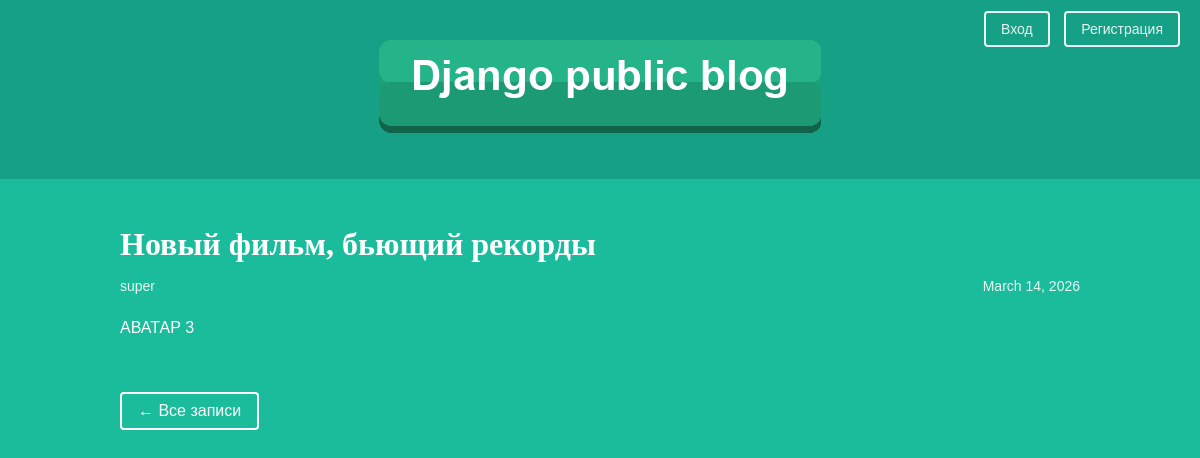
/article/10/, run on the app's committed database.
### articles/models.py (models this page shows, shortened)
class Article(models.Model):
    title = models.CharField(max_length=200, unique=True)
    author = models.ForeignKey(User, on_delete=models.CASCADE)
    text = models.TextField()
    created_date = models.DateField(auto_now_add=True)
    class Meta:
        verbose_name = "Статья"
        verbose_name_plural = "Статьи"

### articles/views.py (the view)
# urls.py: path('article/<int:article_id>/', views.get_article, name='get_article'),
def get_article(request, article_id):
    post = get_object_or_404(Article, id=article_id)
    return render(request, 'articles/article.html', {"post": post})

### articles/templates/articles/article.html (shortened to what this page needs)
{% load static %}
<!DOCTYPE html>
<html>
<head>
    <link rel="stylesheet" href="{% static 'css/article.css' %}">
</head>
<body>
    <header class="header">
        <div class="header">
        {% load static %}
            <img src="{% static 'img/dpb-logo.png' %}" alt="Логотип">
        </div>
        <div class="header-auth-links">
            {% if user.is_authenticated %}
                <a href="{% url 'articles:create_post' %}">Новая статья</a>
                <a href="{% url 'articles:logout' %}">Выйти ({{ user.username }})</a>
            {% else %}
                <a href="{% url 'articles:login' %}">Вход</a>
                <a href="{% url 'articles:register' %}">Регистрация</a>
            {% endif %}
        </div>
    </header>
    <main class="article-content">
        <article>
            <h1>{{ post.title }}</h1>
            <div class="article-info">
                <span class="article-author">{{ post.author.username }}</span>
                <span class="article-created-date">{{ post.created_date }}</span>
            </div>
            <div class="article-text">{{ post.text }}</div>
        </article>
        <a href="{% url 'articles:archive' %}" class="back-link">← Все записи</a>
    </main>
</body>
</html>

### articles/static/css/article.css (style rules this page uses)
body { background: #1abc9c; font-family: Tahoma, Arial, sans-serif; color: #fff; margin: 0; padding: 0; }
.header { background: #16a085; padding: 20px; text-align: center; position: relative; }
.header-auth-links { position: absolute; top: 20px; right: 20px; z-index: 20; }
.header-auth-links a { color: #fff; text-decoration: none; margin-left: 10px; padding: 8px 15px; border: 2px solid #fff; border-radius: 4px; font-size: 14px; transition: all 0.3s; opacity: 0.9; }
.article-content { width: 960px; max-width: 90%; margin: 0 auto; padding: 20px; }
.article-content h1 { font-family: Georgia, serif; font-size: 32px; color: #fff; margin-bottom: 10px; }
.article-info { display: flex; justify-content: space-between; margin: 15px 0; font-size: 14px; opacity: 0.9; }
.article-author { width: 50%; float: left; }
.article-created-date { text-align: right; }
.article-text { line-height: 1.8; margin: 20px 0; font-size: 16px; }
.back-link { display: inline-block; margin-top: 30px; color: #fff; text-decoration: none; padding: 8px 16px; border: 2px solid #fff; border-radius: 4px; transition: background 0.3s; }

### data on the page
Article: title "Новый фильм, бьющий рекорды", author.username "super", created_date "March 14, 2026", text "АВАТАР 3"
